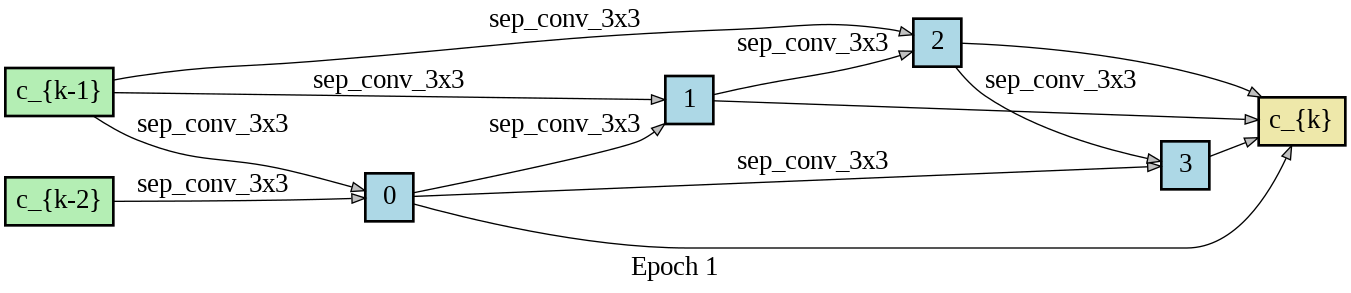
#> input picture searchs/fashionmnist/plots/EP01-normal.png, 1351 x 293 px; its folder holds 4 pictures in this run
$ python gif_maker.py   (older library calls are emulated)
#> lines starting #> are read from the running program, lines starting #| are printed output that depends on the picture
import imageio
import os
from glob import glob
from PIL import Image

# Define paths for the normal and reduce images
normal_path = 'searchs/fashionmnist/plots/EP*-normal.png'
reduce_path = 'searchs/fashionmnist/plots/EP*-reduce.png'

# Set the desired width and height for the images
width = 1500
height = 500

# Create a list of normal image file paths
normal_files = sorted(glob(normal_path))
# Create a list of reduce image file paths
reduce_files = sorted(glob(reduce_path))

# Create GIF for normal images
with imageio.get_writer('normal.gif', mode='I') as writer:
    for filename in normal_files:
        with Image.open(filename) as img:
#> img is the input picture: PIL image 1351x293 RGBA; mean R, G, B, A 239.8, 241.9, 240.3, 254.9
            img = img.resize((width, height), Image.ANTIALIAS)
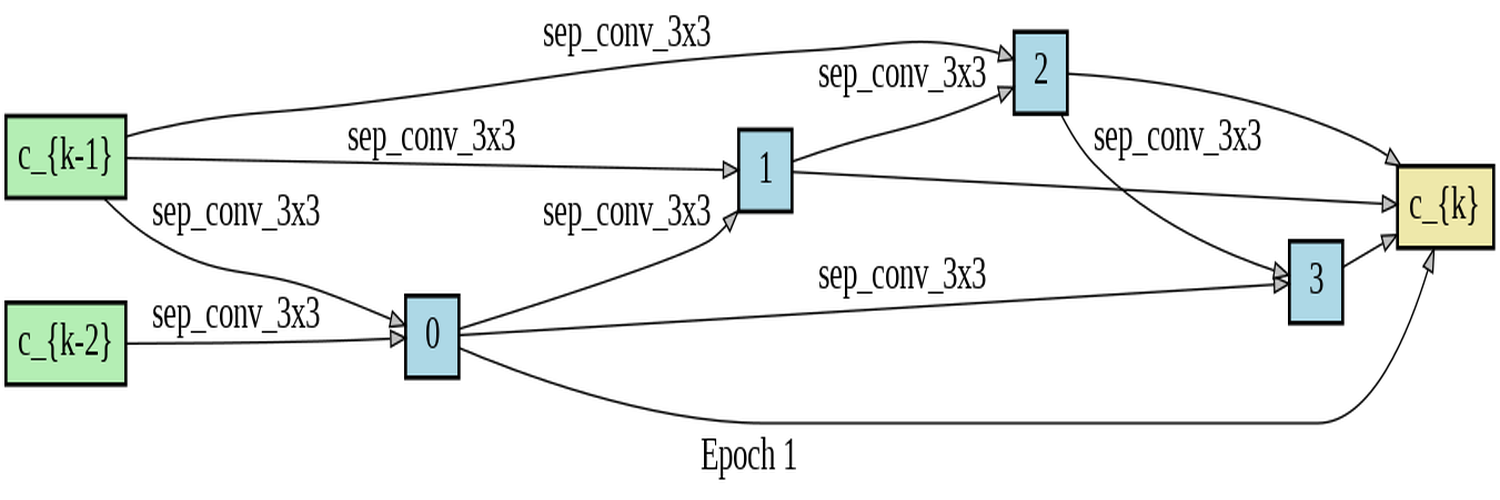
#> img: PIL image 1500x500 RGBA; mean R, G, B, A 239.4, 241.5, 239.9, 254.9; transparent parts drawn white
            image = imageio.core.util.asarray(img)
            writer.append_data(image)
#> pass 2 of the loop `for filename in normal_files:`:
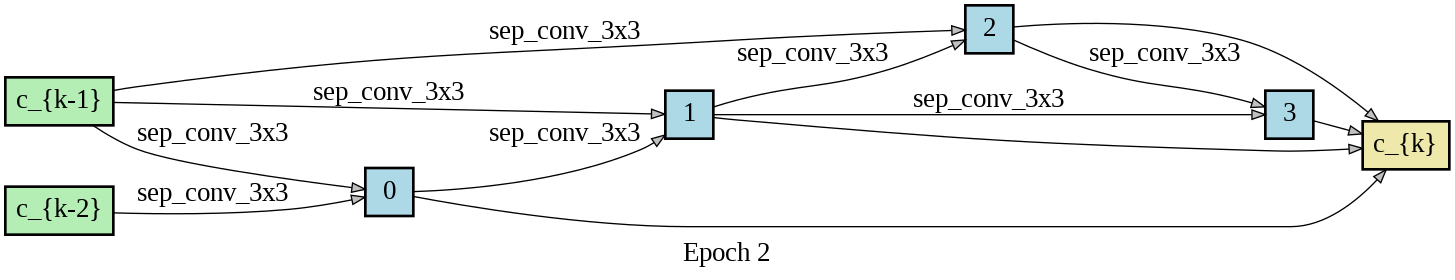
#> input picture searchs/fashionmnist/plots/EP02-normal.png, 1455 x 280 px
#> img is the input picture: PIL image 1455x280 RGBA; mean R, G, B, A 240, 242.1, 240.6, 254.9
#> `img = img.resize((width, height), Image.ANTIALIAS)`:
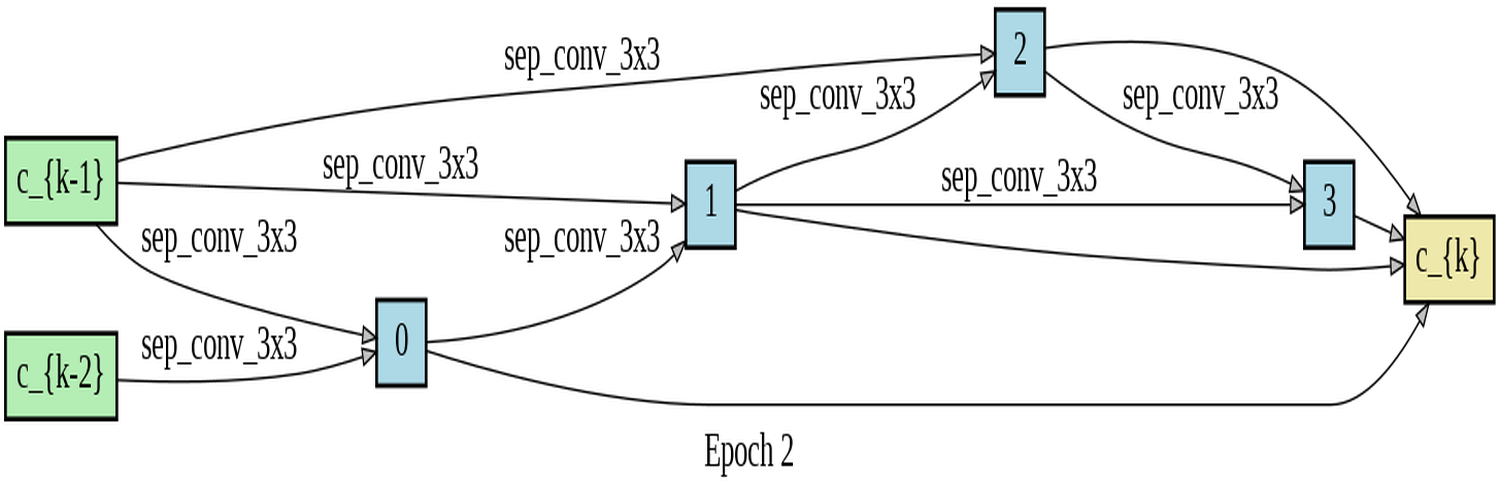
#> img: PIL image 1500x500 RGBA; mean R, G, B, A 239.7, 241.7, 240.2, 254.9; transparent parts drawn white
#> pass 3 of the loop `for filename in normal_files:`:
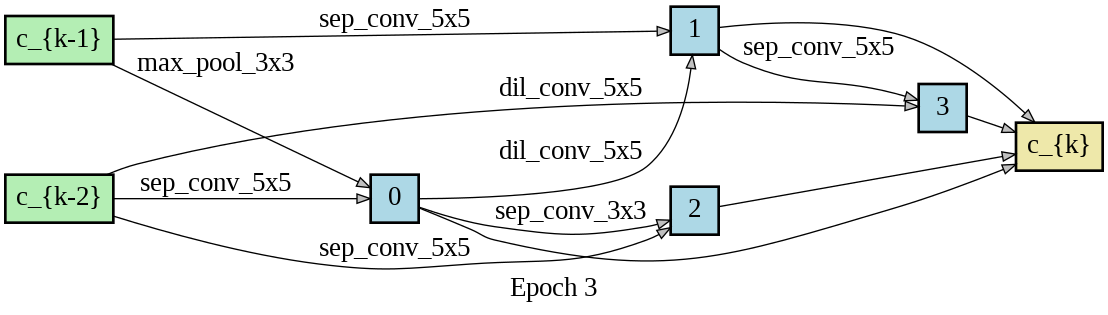
#> input picture searchs/fashionmnist/plots/EP03-normal.png, 1108 x 315 px
#> img is the input picture: PIL image 1108x315 RGBA; mean R, G, B, A 238.2, 240.6, 238.8, 254.7
#> `img = img.resize((width, height), Image.ANTIALIAS)`:
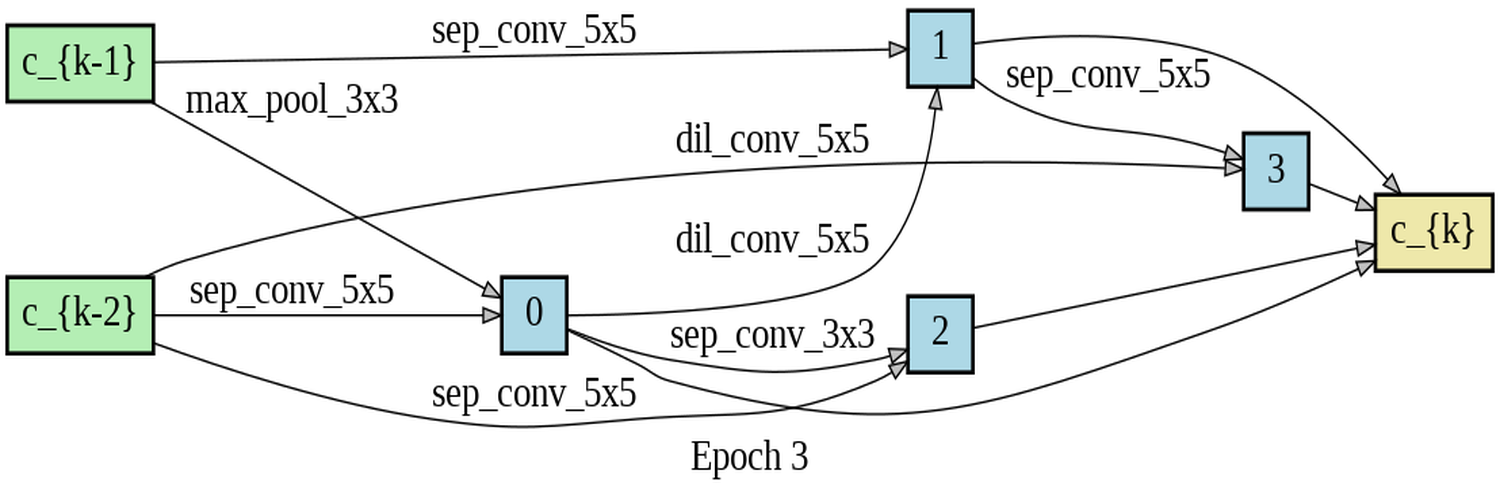
#> img: PIL image 1500x500 RGBA; mean R, G, B, A 237.9, 240.3, 238.5, 254.7; transparent parts drawn white
#> the loop made 4 passes; the first 3 are shown

# Create GIF for reduce images
with imageio.get_writer('reduce.gif', mode='I') as writer:
    for filename in reduce_files:
        with Image.open(filename) as img:
            img = img.resize((width, height), Image.ANTIALIAS)
            image = imageio.core.util.asarray(img)
            writer.append_data(image)
